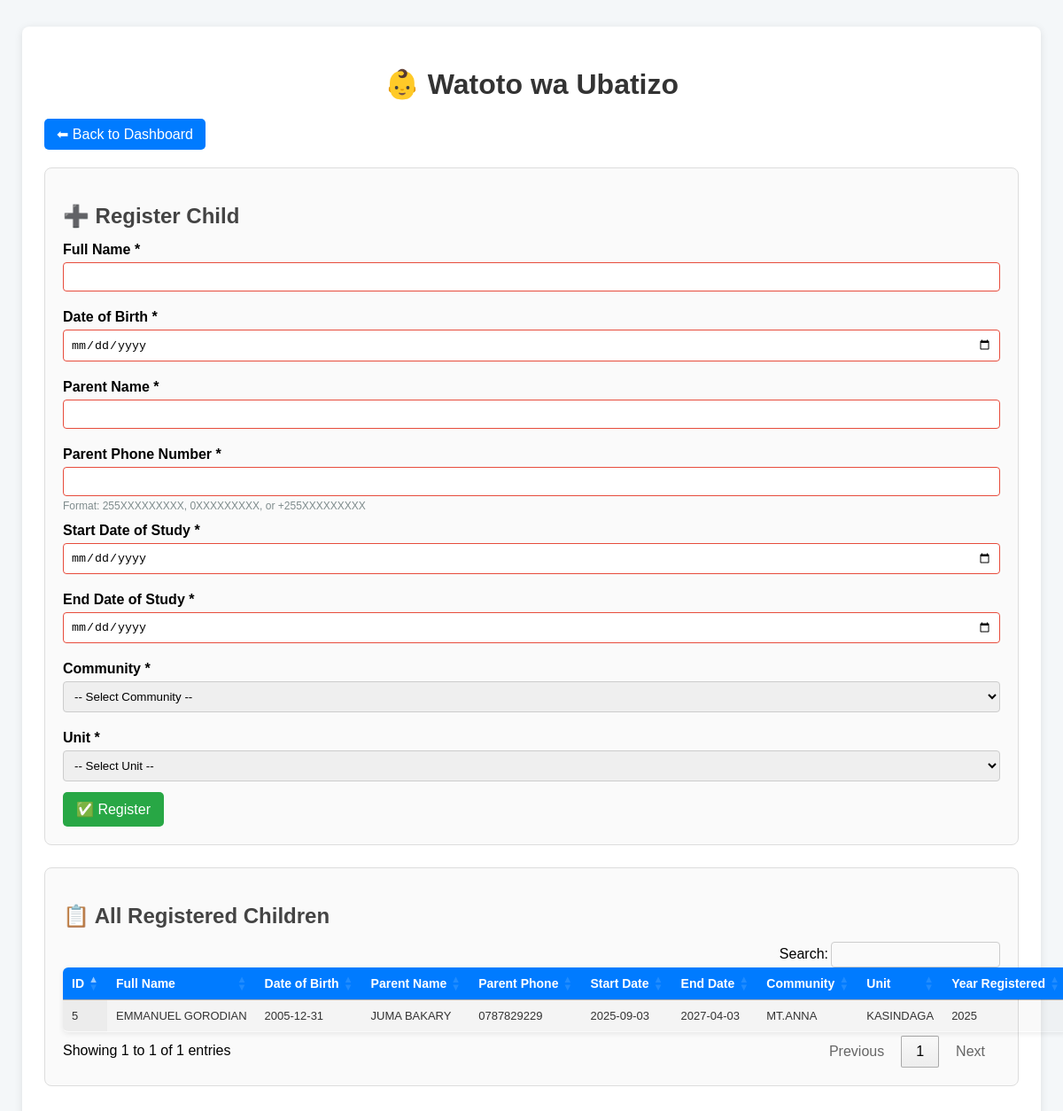
Page /ubatizo.php on the committed database.
### tables this page shows
CREATE TABLE `ubatizo` (
  `id` int(11) NOT NULL,
  `full_name` varchar(150) NOT NULL,
  `date_of_birth` date NOT NULL,
  `parent_name` varchar(150) NOT NULL,
  `parent_phone` varchar(20) NOT NULL,
  `start_date` date NOT NULL,
  `end_date` date NOT NULL,
  `community_id` int(11) DEFAULT NULL,
  `unit_id` int(11) DEFAULT NULL,
  `year_registered` year(4) NOT NULL DEFAULT year(curdate()),
  `created_at` timestamp NOT NULL DEFAULT current_timestamp()
);

CREATE TABLE `communities` (
  `id` int(11) NOT NULL,
  `community_name` varchar(100) NOT NULL
);

CREATE TABLE `units` (
  `id` int(11) NOT NULL,
  `unit_name` varchar(150) DEFAULT NULL,
  `description` text DEFAULT NULL
);

### ubatizo.php (the view, shortened to what this page needs)
<?php
require_once 'db.php';
$result = $conn->query("SELECT u.*, c.community_name, un.unit_name
    FROM ubatizo u
    LEFT JOIN communities c ON u.community_id = c.id
    LEFT JOIN units un ON u.unit_id = un.id
    ORDER BY u.created_at DESC");
?>
<!doctype html>
<html lang="en">
<head>
<link rel="stylesheet" href="https://cdn.datatables.net/1.13.7/css/jquery.dataTables.min.css">
<link rel="stylesheet" href="https://cdn.datatables.net/buttons/2.4.2/css/buttons.dataTables.min.css">
</head>
<body>
<div class="container">
  <h1>👶 Watoto wa Ubatizo</h1>
  <a href="admin.php" class="back-btn">⬅ Back to Dashboard</a>
  <div class="card">
    <h2>➕ Register Child</h2>
    <form method="post" onsubmit="return validateForm()">
      <label>Full Name *</label>
      <input type="text" name="full_name" required value="<?= htmlspecialchars($_POST['full_name'] ?? '') ?>">
      <label>Date of Birth *</label>
      <input type="date" name="date_of_birth" required value="<?= htmlspecialchars($_POST['date_of_birth'] ?? '') ?>">
      <label>Parent Name *</label>
      <input type="text" name="parent_name" required value="<?= htmlspecialchars($_POST['parent_name'] ?? '') ?>">
      <label>Parent Phone Number *</label>
      <input type="text" name="parent_phone"
             pattern="^(255\d{9}|0\d{9}|\+255\d{9}|\d{9})$"
             oninput="validatePhone(this)"
             onblur="formatPhone(this)"
             required
             value="<?= htmlspecialchars($_POST['parent_phone'] ?? '') ?>">
      <div class="phone-format">Format: 255XXXXXXXXX, 0XXXXXXXXX, or +255XXXXXXXXX</div>
      <label>Start Date of Study *</label>
      <input type="date" name="start_date" required value="<?= htmlspecialchars($_POST['start_date'] ?? '') ?>">
      <label>End Date of Study *</label>
      <input type="date" name="end_date" required value="<?= htmlspecialchars($_POST['end_date'] ?? '') ?>">
      <label>Community *</label>
      <select name="community_id" required>
        <option value="">-- Select Community --</option>
      </select>
      <label>Unit *</label>
      <select name="unit_id" required>
        <option value="">-- Select Unit --</option>
      </select>
      <button type="submit">✅ Register</button>
    </form>
  </div>
  <div class="card">
    <h2>📋 All Registered Children</h2>
    <table id="kidsTable" class="display nowrap">
      <thead>
        <tr>
          <th>ID</th>
          <th>Full Name</th>
          <th>Date of Birth</th>
          <th>Parent Name</th>
          <th>Parent Phone</th>
          <th>Start Date</th>
          <th>End Date</th>
          <th>Community</th>
          <th>Unit</th>
          <th>Year Registered</th>
        </tr>
      </thead>
      <tbody>
      <?php while ($row = $result->fetch_assoc()) { ?>
        <tr>
          <td><?= $row['id'] ?></td>
          <td><?= htmlspecialchars($row['full_name']) ?></td>
          <td><?= $row['date_of_birth'] ?></td>
          <td><?= htmlspecialchars($row['parent_name']) ?></td>
          <td><?= htmlspecialchars($row['parent_phone']) ?></td>
          <td><?= $row['start_date'] ?></td>
          <td><?= $row['end_date'] ?></td>
          <td><?= htmlspecialchars($row['community_name']) ?></td>
          <td><?= htmlspecialchars($row['unit_name']) ?></td>
          <td><?= $row['year_registered'] ?></td>
        </tr>
      <?php } ?>
      </tbody>
    </table>
  </div>
</div>
</body>
</html>

### ubatizo.php (style rules this page uses)
body { font-family: Arial, sans-serif; background: #f4f7f9; margin: 0; padding: 0; }
.container { max-width: 1100px; margin: 30px auto; background: #fff; padding: 25px; border-radius: 8px; box-shadow: 0 2px 10px rgba(0,0,0,0.1); }
h1 { text-align: center; color: #333; margin-bottom: 20px; }
h2 { margin-bottom: 15px; color: #444; }
.back-btn { display: inline-block; margin-bottom: 20px; text-decoration: none; background: #007bff; color: #fff; padding: 8px 14px; border-radius: 5px; }
.card { background: #fafafa; border: 1px solid #ddd; padding: 20px; border-radius: 8px; margin-bottom: 25px; }
form label { display: block; margin: 8px 0 5px; font-weight: bold; }
form input, form select { width: 100%; padding: 8px; margin-bottom: 12px; border: 1px solid #ccc; border-radius: 4px; box-sizing: border-box; }
form input:invalid { border-color: #e74c3c; }
form button { background: #28a745; color: #fff; padding: 10px 15px; border: none; border-radius: 5px; cursor: pointer; font-size: 16px; }
.phone-format { font-size: 12px; color: #7f8c8d; margin-top: -8px; margin-bottom: 12px; }
table.dataTable { width: 100% !important; border-collapse: collapse; margin-top: 15px; border-radius: 6px; overflow: hidden; box-shadow: 0 2px 6px rgba(0,0,0,0.08); }
table.dataTable thead { background: #007bff; color: #fff; text-align: left; }
table.dataTable thead th { padding: 12px 10px; font-size: 14px; }
table.dataTable tbody td { padding: 10px; font-size: 13px; color: #333; }

### rows in the picture
ubatizo: id "5", full_name "EMMANUEL GORODIAN", date_of_birth "2005-12-31", parent_name "JUMA BAKARY", parent_phone "0787829229", start_date "2025-09-03", end_date "2027-04-03", community.community_name "MT.ANNA", unit.unit_name "KASINDAGA", year_registered "2025"
